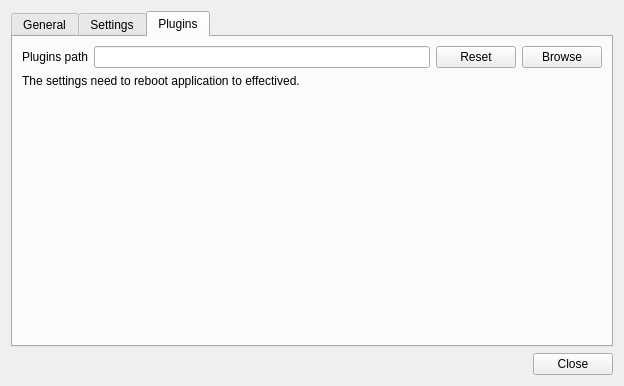
<?xml version="1.0" encoding="UTF-8"?>
<ui version="4.0">
 <class>Preference</class>
 <widget class="QDialog" name="Preference">
  <property name="geometry">
   <rect>
    <x>0</x>
    <y>0</y>
    <width>624</width>
    <height>386</height>
   </rect>
  </property>
  <property name="windowTitle">
   <string>Preference</string>
  </property>
  <layout class="QVBoxLayout" name="verticalLayout">
   <item>
    <widget class="QTabWidget" name="tabWidget">
     <property name="tabPosition">
      <enum>QTabWidget::TabPosition::North</enum>
     </property>
     <property name="currentIndex">
      <number>2</number>
     </property>
     <widget class="QWidget" name="tabGeneral">
      <attribute name="title">
       <string>General</string>
      </attribute>
      <layout class="QGridLayout" name="gridLayout_2">
       <item row="0" column="2">
        <spacer name="horizontalSpacer_2">
         <property name="orientation">
          <enum>Qt::Orientation::Horizontal</enum>
         </property>
         <property name="sizeHint" stdset="0">
          <size>
           <width>40</width>
           <height>20</height>
          </size>
         </property>
        </spacer>
       </item>
       <item row="2" column="0">
        <widget class="QLabel" name="label_4">
         <property name="text">
          <string>Application language</string>
         </property>
        </widget>
       </item>
       <item row="4" column="1">
        <spacer name="verticalSpacer_2">
         <property name="orientation">
          <enum>Qt::Orientation::Vertical</enum>
         </property>
         <property name="sizeHint" stdset="0">
          <size>
           <width>20</width>
           <height>40</height>
          </size>
         </property>
        </spacer>
       </item>
       <item row="2" column="1">
        <widget class="QComboBox" name="comboBoxGeneralLanguage"/>
       </item>
       <item row="0" column="0">
        <widget class="QLabel" name="label_2">
         <property name="text">
          <string>High DPI policy</string>
         </property>
        </widget>
       </item>
       <item row="0" column="1">
        <widget class="QComboBox" name="comboBoxGeneralHdpi">
         <property name="minimumSize">
          <size>
           <width>256</width>
           <height>0</height>
          </size>
         </property>
        </widget>
       </item>
       <item row="1" column="1">
        <widget class="QComboBox" name="comboBoxGeneralTheme"/>
       </item>
       <item row="1" column="0">
        <widget class="QLabel" name="label_3">
         <property name="text">
          <string>Application theme</string>
         </property>
        </widget>
       </item>
       <item row="3" column="0">
        <widget class="QLabel" name="label_5">
         <property name="text">
          <string>Network proxy</string>
         </property>
        </widget>
       </item>
       <item row="3" column="1" colspan="2">
        <widget class="QCheckBox" name="checkBoxGeneralUseSystemProxy">
         <property name="text">
          <string>Use System Proxy</string>
         </property>
        </widget>
       </item>
      </layout>
     </widget>
     <widget class="QWidget" name="tab">
      <attribute name="title">
       <string>Settings</string>
      </attribute>
      <layout class="QGridLayout" name="gridLayout_3">
       <item row="0" column="0">
        <widget class="QPushButton" name="pushButtonSettingsOpen">
         <property name="text">
          <string>Open Settings Path</string>
         </property>
        </widget>
       </item>
       <item row="2" column="0">
        <spacer name="verticalSpacer_3">
         <property name="orientation">
          <enum>Qt::Orientation::Vertical</enum>
         </property>
         <property name="sizeHint" stdset="0">
          <size>
           <width>20</width>
           <height>40</height>
          </size>
         </property>
        </spacer>
       </item>
       <item row="1" column="2">
        <spacer name="horizontalSpacer_3">
         <property name="orientation">
          <enum>Qt::Orientation::Horizontal</enum>
         </property>
         <property name="sizeHint" stdset="0">
          <size>
           <width>40</width>
           <height>20</height>
          </size>
         </property>
        </spacer>
       </item>
       <item row="1" column="0" colspan="2">
        <widget class="QCheckBox" name="checkBoxSettingsClear">
         <property name="text">
          <string>Clear Settings on Next Booting</string>
         </property>
        </widget>
       </item>
      </layout>
     </widget>
     <widget class="QWidget" name="tabPlugin">
      <attribute name="title">
       <string>Plugins</string>
      </attribute>
      <layout class="QGridLayout" name="gridLayout">
       <item row="2" column="1">
        <widget class="QLineEdit" name="lineEditPluginsPath">
         <property name="minimumSize">
          <size>
           <width>256</width>
           <height>0</height>
          </size>
         </property>
        </widget>
       </item>
       <item row="2" column="2">
        <widget class="QPushButton" name="pushButtonPluginsReset">
         <property name="text">
          <string>Reset</string>
         </property>
        </widget>
       </item>
       <item row="2" column="3">
        <widget class="QPushButton" name="pushButtonPluginsBrowse">
         <property name="text">
          <string>Browse</string>
         </property>
        </widget>
       </item>
       <item row="4" column="0">
        <spacer name="verticalSpacer">
         <property name="orientation">
          <enum>Qt::Orientation::Vertical</enum>
         </property>
         <property name="sizeHint" stdset="0">
          <size>
           <width>20</width>
           <height>40</height>
          </size>
         </property>
        </spacer>
       </item>
       <item row="2" column="0">
        <widget class="QLabel" name="label">
         <property name="text">
          <string>Plugins path</string>
         </property>
        </widget>
       </item>
       <item row="3" column="0" colspan="4">
        <widget class="QLabel" name="label_6">
         <property name="text">
          <string>The settings need to reboot application to effectived.</string>
         </property>
        </widget>
       </item>
      </layout>
     </widget>
    </widget>
   </item>
   <item>
    <layout class="QHBoxLayout" name="horizontalLayout">
     <item>
      <spacer name="horizontalSpacer">
       <property name="orientation">
        <enum>Qt::Orientation::Horizontal</enum>
       </property>
       <property name="sizeHint" stdset="0">
        <size>
         <width>40</width>
         <height>20</height>
        </size>
       </property>
      </spacer>
     </item>
     <item>
      <widget class="QPushButton" name="pushButtonClose">
       <property name="text">
        <string>Close</string>
       </property>
      </widget>
     </item>
    </layout>
   </item>
  </layout>
 </widget>
 <resources/>
 <connections/>
</ui>
